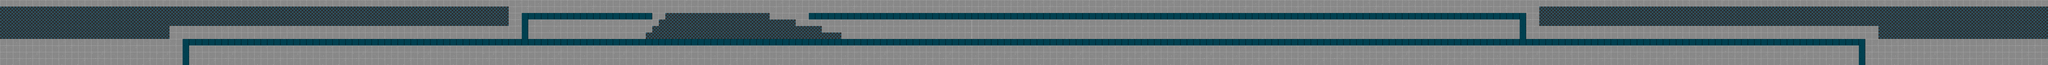

This is a level from a 2D game, rendered from its Tiled map with the project's own tilesets. A one-line summary and the map file follow, with tile-layer data summarised:
An orthogonal 314x10 tile map with 32x32 px tiles, 5 tile layers (Tile Layer 1, Tile Layer 3, Tile Layer 3, Tile Layer 4, ...), 7 tilesets.

<map version="1.0" orientation="orthogonal" renderorder="right-down" width="314" height="10" tilewidth="32" tileheight="32" nextobjectid="1">
 <tileset firstgid="1" name="backgroundsTiles" tilewidth="32" tileheight="32" tilecount="1000">
  <image source="backgroundsTiles.png" width="641" height="1607" />
 </tileset>
 <tileset firstgid="1001" name="backgroundTiles" tilewidth="32" tileheight="32" tilecount="256">
  <image source="backgroundTiles.png" width="512" height="512" />
 </tileset>
 <tileset firstgid="1257" name="luunar" tilewidth="32" tileheight="32" tilecount="512">
  <image source="luunar.png" width="512" height="1024" />
 </tileset>
 <tileset firstgid="1769" name="megacommando" tilewidth="32" tileheight="32" tilecount="1280">
  <image source="megacommando.png" width="1024" height="1280" />
 </tileset>
 <tileset firstgid="3049" name="metroid" tilewidth="32" tileheight="32" tilecount="841">
  <image source="metroid.png" width="950" height="950" />
 </tileset>
 <tileset firstgid="3890" name="omegateam" tilewidth="32" tileheight="32" tilecount="640">
  <image source="omegateam.png" width="1024" height="640" />
 </tileset>
 <tileset firstgid="4530" name="scifi_sidescroller_tiles" tilewidth="32" tileheight="32" tilecount="400">
  <image source="scifi_sidescroller_tiles.png" width="640" height="640" />
 </tileset>
 <layer name="Tile Layer 1" width="314" height="10">
  <data>[3140 cells, 3140 non-empty, 60 distinct tile ids]</data>
 </layer>
 <layer name="Tile Layer 3" width="314" height="10" opacity="0.74">
  <data>[3140 cells, 3140 non-empty, 1 distinct tile ids]</data>
 </layer>
 <layer name="Tile Layer 3" width="314" height="10" opacity="0.68">
  <data>[3140 cells, 665 non-empty, 1 distinct tile ids]</data>
 </layer>
 <layer name="Tile Layer 4" width="314" height="10">
  <data>[3140 cells, 278 non-empty, 1 distinct tile ids]</data>
 </layer>
 <layer name="Tile Layer 5" width="314" height="10">
  <data>[3140 cells, 124 non-empty, 1 distinct tile ids]</data>
 </layer>
</map>
